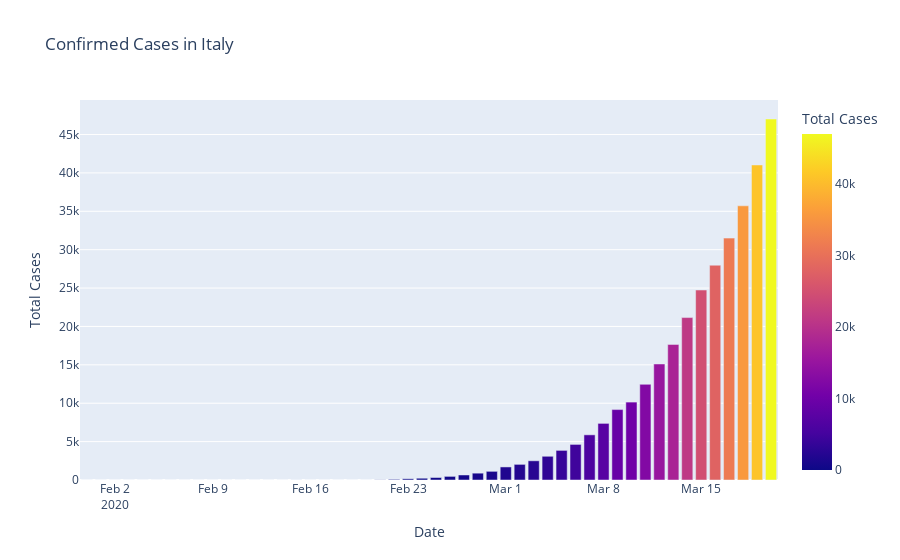

Here is the notebook cell this chart was saved with:
### Code cell
fig = px.bar(dbd_Italy,x="Date",y="Total Cases",color="Total Cases", title='Confirmed Cases in Italy')
fig.show()

### Figure 1 — Plotly figure (JSON) as saved in the notebook; plotly's stock layout.template omitted (floating-point values rounded to 4 significant figures)
{"data": [{"alignmentgroup": "True", "hovertemplate": "Date=%{x}<br>Total Cases=%{marker.color}<extra></extra>", "legendgroup": "", "marker": {"color": [2, 2, 2, 2, 2, 2, 3, 3, 3, 3, 3, 3, 3, 3, 3, 3, 3, 3, 3, 3, 3, 3, 20, 79, 157, 229, 323, 470, 655, 889, 1128, 1701, 2036, 2502, 3089, 3858, 4636, 5883, 7375, 9172, 10149, 12462, 15113, 17660, 21157, 24747, 27980, 31506, 35713, 41035, 47021], "coloraxis": "coloraxis"}, "name": "", "offsetgroup": "", "orientation": "v", "showlegend": false, "textposition": "auto", "type": "bar", "x": ["2020-01-31T00:00:00", "2020-02-01T00:00:00", "2020-02-02T00:00:00", "2020-02-03T00:00:00", "2020-02-04T00:00:00", "2020-02-05T00:00:00", "2020-02-06T00:00:00", "2020-02-07T00:00:00", "2020-02-08T00:00:00", "2020-02-09T00:00:00", "2020-02-10T00:00:00", "2020-02-11T00:00:00", "2020-02-12T00:00:00", "2020-02-13T00:00:00", "2020-02-14T00:00:00", "2020-02-15T00:00:00", "2020-02-15T00:00:00", "2020-02-16T00:00:00", "2020-02-17T00:00:00", "2020-02-18T00:00:00", "2020-02-19T00:00:00", "2020-02-20T00:00:00", "2020-02-21T00:00:00", "2020-02-22T00:00:00", "2020-02-23T00:00:00", "2020-02-24T00:00:00", "2020-02-25T00:00:00", "2020-02-26T00:00:00", "2020-02-27T00:00:00", "2020-02-28T00:00:00", "2020-02-29T00:00:00", "2020-03-01T00:00:00", "2020-03-02T00:00:00", "2020-03-03T00:00:00", "2020-03-04T00:00:00", "2020-03-05T00:00:00", "2020-03-06T00:00:00", "2020-03-07T00:00:00", "2020-03-08T00:00:00", "2020-03-09T00:00:00", "2020-03-10T00:00:00", "2020-03-11T00:00:00", "2020-03-12T00:00:00", "2020-03-13T00:00:00", "2020-03-14T00:00:00", "2020-03-15T00:00:00", "2020-03-16T00:00:00", "2020-03-17T00:00:00", "2020-03-18T00:00:00", "2020-03-19T00:00:00", "2020-03-20T00:00:00"], "xaxis": "x", "y": [2, 2, 2, 2, 2, 2, 3, 3, 3, 3, 3, 3, 3, 3, 3, 3, 3, 3, 3, 3, 3, 3, 20, 79, 157, 229, 323, 470, 655, 889, 1128, 1701, 2036, 2502, 3089, 3858, 4636, 5883, 7375, 9172, 10149, 12462, 15113, 17660, 21157, 24747, 27980, 31506, 35713, 41035, 47021], "yaxis": "y"}], "layout": {"barmode": "relative", "coloraxis": {"colorbar": {"title": {"text": "Total Cases"}}, "colorscale": [[0, "#0d0887"], [0.1111, "#46039f"], [0.2222, "#7201a8"], [0.3333, "#9c179e"], [0.4444, "#bd3786"], [0.5556, "#d8576b"], [0.6667, "#ed7953"], [0.7778, "#fb9f3a"], [0.8889, "#fdca26"], [1, "#f0f921"]]}, "legend": {"tracegroupgap": 0}, "title": {"text": "Confirmed Cases in Italy"}, "xaxis": {"anchor": "y", "domain": [0, 1], "title": {"text": "Date"}}, "yaxis": {"anchor": "x", "domain": [0, 1], "title": {"text": "Total Cases"}}}}
